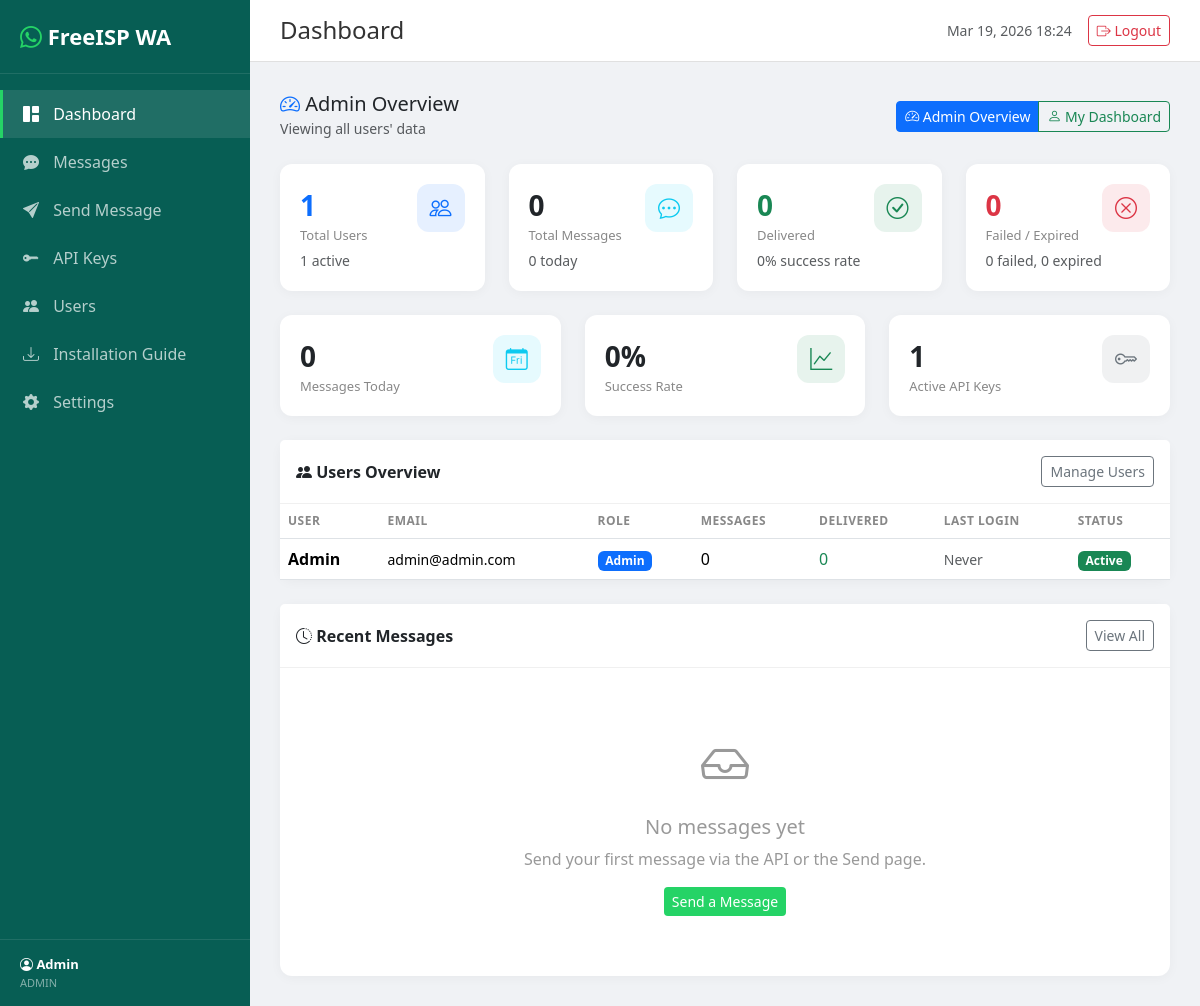
Page /server/dashboard.php (signed in) on the committed database.
### tables this page shows
CREATE TABLE IF NOT EXISTS users (
    id INT AUTO_INCREMENT PRIMARY KEY,
    name VARCHAR(100) NOT NULL,
    email VARCHAR(255) NOT NULL UNIQUE,
    password VARCHAR(255) NOT NULL,
    role ENUM('admin', 'user') DEFAULT 'user',
    is_active TINYINT(1) DEFAULT 1,
    whatsapp_type ENUM('whatsapp', 'whatsapp_business') DEFAULT 'whatsapp',
    last_login DATETIME NULL,
    created_at DATETIME DEFAULT CURRENT_TIMESTAMP,
    updated_at DATETIME DEFAULT CURRENT_TIMESTAMP ON UPDATE CURRENT_TIMESTAMP,
    INDEX idx_email (email)
);

### server/auth.php (called while the page is built, shortened)
<?php
function getCurrentUser() {
    $db = getDB();
    $stmt = $db->prepare('SELECT id, name, email, role, created_at, last_login FROM users WHERE id = ? AND is_active = 1');
    $stmt->execute([$_SESSION['user_id']]);
    return $stmt->fetch();
}
function isAdmin() {
    return isset($_SESSION['user_role']) && $_SESSION['user_role'] === 'admin';
}

### server/dashboard.php (the view, shortened to what this page needs)
<?php
require_once __DIR__ . '/auth.php';
require_once __DIR__ . '/layout.php';
$db = getDB();
$userId = $_SESSION['user_id'];
$isAdminUser = isAdmin();
$adminView = false;
if ($isAdminUser) {
    $adminView = ($_SESSION['dashboard_view'] ?? 'admin') === 'admin';
}
$showAll = $isAdminUser && $adminView;
$whereUser = $showAll ? '' : 'WHERE user_id = ?';
$params = $showAll ? [] : [$userId];
$stmt = $db->prepare("SELECT COUNT(*) as total FROM messages $whereUser");
$stmt->execute($params);
$totalMessages = $stmt->fetch()['total'];
$statuses = ['pending', 'sent', 'delivered', 'failed', 'expired'];
$statusCounts = [];
foreach ($statuses as $s) {
    $where = $showAll ? "WHERE status = ?" : "WHERE status = ? AND user_id = ?";
    $p = $showAll ? [$s] : [$s, $userId];
    $stmt = $db->prepare("SELECT COUNT(*) as cnt FROM messages $where");
    $stmt->execute($p);
    $statusCounts[$s] = $stmt->fetch()['cnt'];
}
$where = $showAll
    ? "WHERE DATE(created_at) = CURDATE()"
    : "WHERE DATE(created_at) = CURDATE() AND user_id = ?";
$p = $showAll ? [] : [$userId];
$stmt = $db->prepare("SELECT COUNT(*) as cnt FROM messages $where");
$stmt->execute($p);
$todayCount = $stmt->fetch()['cnt'];
$totalAttempted = $statusCounts['delivered'] + $statusCounts['failed'];
$successRate = $totalAttempted > 0 ? round(($statusCounts['delivered'] / $totalAttempted) * 100, 1) : 0;
$totalUsers = 0;
$activeUsers = 0;
if ($isAdminUser && $adminView) {
    $stmt = $db->query('SELECT COUNT(*) as cnt FROM users');
    $totalUsers = $stmt->fetch()['cnt'];
    $stmt = $db->query('SELECT COUNT(*) as cnt FROM users WHERE is_active = 1');
    $activeUsers = $stmt->fetch()['cnt'];
}
$where = $showAll ? '' : 'WHERE m.user_id = ?';
$stmt = $db->prepare("SELECT m.*, u.name as user_name FROM messages m LEFT JOIN users u ON m.user_id = u.id $where ORDER BY m.created_at DESC LIMIT 10");
$stmt->execute($params);
$recentMessages = $stmt->fetchAll();
$where = $showAll ? "WHERE is_active = 1" : "WHERE is_active = 1 AND user_id = ?";
$stmt = $db->prepare("SELECT COUNT(*) as cnt FROM api_keys $where");
$stmt->execute($params);
$activeKeys = $stmt->fetch()['cnt'];
renderHeader('Dashboard', 'dashboard');
?>
<?php if ($isAdminUser): ?>
<div class="d-flex justify-content-between align-items-center mb-4">
    <div>
        <?php if ($adminView): ?>
            <h5 class="mb-0"><i class="bi bi-speedometer2 text-primary"></i> Admin Overview</h5>
            <small class="text-muted">Viewing all users' data</small>
        <?php else: ?>
            <h5 class="mb-0"><i class="bi bi-person-circle text-success"></i> My Dashboard</h5>
            <small class="text-muted">Viewing your personal data</small>
        <?php endif; ?>
    </div>
    <div class="btn-group">
        <a href="?view=admin" class="btn btn-sm <?= $adminView ? 'btn-primary' : 'btn-outline-primary' ?>">
            <i class="bi bi-speedometer2"></i> Admin Overview
        </a>
        <a href="?view=personal" class="btn btn-sm <?= !$adminView ? 'btn-success' : 'btn-outline-success' ?>">
            <i class="bi bi-person"></i> My Dashboard
        </a>
    </div>
</div>
<?php endif; ?>
<div class="row g-4 mb-4">
    <?php if ($isAdminUser && $adminView): ?>
    <div class="col-sm-6 col-xl-3">
        <div class="card stat-card">
            <div class="card-body">
                <div class="d-flex justify-content-between align-items-start">
                    <div>
                        <div class="stat-value text-primary"><?= number_format($totalUsers) ?></div>
                        <div class="stat-label">Total Users</div>
                    </div>
                    <div class="stat-icon bg-primary bg-opacity-10 text-primary">
                        <i class="bi bi-people"></i>
                    </div>
                </div>
                <div class="small text-muted mt-1"><?= $activeUsers ?> active</div>
            </div>
        </div>
    </div>
    <div class="col-sm-6 col-xl-3">
        <div class="card stat-card">
            <div class="card-body">
                <div class="d-flex justify-content-between align-items-start">
                    <div>
                        <div class="stat-value"><?= number_format($totalMessages) ?></div>
                        <div class="stat-label">Total Messages</div>
                    </div>
                    <div class="stat-icon bg-info bg-opacity-10 text-info">
                        <i class="bi bi-chat-dots"></i>
                    </div>
                </div>
                <div class="small text-muted mt-1"><?= $todayCount ?> today</div>
            </div>
        </div>
    </div>
    <div class="col-sm-6 col-xl-3">
        <div class="card stat-card">
            <div class="card-body">
                <div class="d-flex justify-content-between align-items-start">
                    <div>
                        <div class="stat-value text-success"><?= number_format($statusCounts['delivered']) ?></div>
                        <div class="stat-label">Delivered</div>
                    </div>
                    <div class="stat-icon bg-success bg-opacity-10 text-success">
                        <i class="bi bi-check-circle"></i>
                    </div>
                </div>
                <div class="small text-muted mt-1"><?= $successRate ?>% success rate</div>
            </div>
        </div>
    </div>
    <div class="col-sm-6 col-xl-3">
        <div class="card stat-card">
            <div class="card-body">
                <div class="d-flex justify-content-between align-items-start">
                    <div>
                        <div class="stat-value text-danger"><?= number_format($statusCounts['failed'] + $statusCounts['expired']) ?></div>
                        <div class="stat-label">Failed / Expired</div>
                    </div>
                    <div class="stat-icon bg-danger bg-opacity-10 text-danger">
                        <i class="bi bi-x-circle"></i>
                    </div>
                </div>
                <div class="small text-muted mt-1"><?= $statusCounts['failed'] ?> failed, <?= $statusCounts['expired'] ?> expired</div>
            </div>
        </div>
    </div>
    <?php endif; ?>
</div>
<div class="row g-4 mb-4">
    <div class="col-sm-6 col-xl-4">
        <div class="card stat-card">
            <div class="card-body">
                <div class="d-flex justify-content-between align-items-start">
                    <div>
                        <div class="stat-value"><?= $todayCount ?></div>
                        <div class="stat-label">Messages Today</div>
                    </div>
                    <div class="stat-icon bg-info bg-opacity-10 text-info">
                        <i class="bi bi-calendar-day"></i>
                    </div>
                </div>
            </div>
        </div>
    </div>
    <div class="col-sm-6 col-xl-4">
        <div class="card stat-card">
            <div class="card-body">
                <div class="d-flex justify-content-between align-items-start">
                    <div>
                        <div class="stat-value"><?= $successRate ?>%</div>
                        <div class="stat-label">Success Rate</div>
                    </div>
                    <div class="stat-icon bg-success bg-opacity-10 text-success">
                        <i class="bi bi-graph-up"></i>
                    </div>
                </div>
            </div>
        </div>
    </div>
    <div class="col-sm-6 col-xl-4">
        <div class="card stat-card">
            <div class="card-body">
                <div class="d-flex justify-content-between align-items-start">
                    <div>
                        <div class="stat-value"><?= $activeKeys ?></div>
                        <div class="stat-label">Active API Keys</div>
                    </div>
                    <div class="stat-icon bg-secondary bg-opacity-10 text-secondary">
                        <i class="bi bi-key"></i>
                    </div>
                </div>
            </div>
        </div>
    </div>
</div>
<?php if ($isAdminUser && $adminView): ?>
<?php
$stmt = $db->query('SELECT u.id, u.name, u.email, u.role, u.is_active, u.last_login, u.created_at,
    (SELECT COUNT(*) FROM messages WHERE user_id = u.id) as total_messages,
    (SELECT COUNT(*) FROM messages WHERE user_id = u.id AND status = "delivered") as delivered,
    (SELECT COUNT(*) FROM messages WHERE user_id = u.id AND status = "pending") as pending_msgs
    FROM users u ORDER BY u.created_at DESC LIMIT 10');
$usersList = $stmt->fetchAll();
?>
<div class="card mb-4">
    <div class="card-header d-flex justify-content-between align-items-center py-3">
        <span><i class="bi bi-people-fill"></i> Users Overview</span>
        <a href="users.php" class="btn btn-sm btn-outline-secondary">Manage Users</a>
    </div>
    <div class="card-body p-0">
        <div class="table-responsive">
            <table class="table table-hover mb-0">
                <thead>
                    <tr>
                        <th>User</th>
                        <th>Email</th>
                        <th>Role</th>
                        <th>Messages</th>
                        <th>Delivered</th>
                        <th>Last Login</th>
                        <th>Status</th>
                    </tr>
                </thead>
                <tbody>
                    <?php foreach ($usersList as $u): ?>
                    <tr>
                        <td><strong><?= htmlspecialchars($u['name']) ?></strong></td>
                        <td class="small"><?= htmlspecialchars($u['email']) ?></td>
                        <td><span class="badge bg-<?= $u['role'] === 'admin' ? 'primary' : 'secondary' ?>"><?= ucfirst($u['role']) ?></span></td>
                        <td><?= number_format($u['total_messages']) ?></td>
                        <td class="text-success"><?= number_format($u['delivered']) ?></td>
                        <td class="small text-muted"><?= $u['last_login'] ? date('M d H:i', strtotime($u['last_login'])) : 'Never' ?></td>
                        <td>
                            <?php if ($u['is_active']): ?>
                                <span class="badge bg-success">Active</span>
                            <?php else: ?>
                                <span class="badge bg-danger">Disabled</span>
                            <?php endif; ?>
                        </td>
                    </tr>
                    <?php endforeach; ?>
                </tbody>
            </table>
        </div>
    </div>
</div>
<?php endif; ?>
<div class="card">
    <div class="card-header d-flex justify-content-between align-items-center py-3">
        <span><i class="bi bi-clock-history"></i> Recent Messages</span>
        <a href="messages.php" class="btn btn-sm btn-outline-secondary">View All</a>
    </div>
    <div class="card-body p-0">
        <?php if (empty($recentMessages)): ?>
        <div class="empty-state">
            <i class="bi bi-inbox"></i>
            <h5>No messages yet</h5>
            <p>Send your first message via the API or the Send page.</p>
            <a href="send.php" class="btn btn-wa btn-sm">Send a Message</a>
        </div>
        <?php endif; ?>
    </div>
</div>
<?php renderFooter(); ?>

### server/layout.php (shortened to what this page needs)
<?php
function renderHeader($title, $activePage = '') {
    $user = getCurrentUser();
    ?>
<!DOCTYPE html>
<html lang="en">
<head>
    <link href="https://cdn.jsdelivr.net/npm/bootstrap@5.3.2/dist/css/bootstrap.min.css" rel="stylesheet">
    <link href="https://cdn.jsdelivr.net/npm/bootstrap-icons@1.11.2/font/bootstrap-icons.css" rel="stylesheet">
</head>
<body>
    <nav class="sidebar" id="sidebar">
        <div class="brand">
            <i class="bi bi-whatsapp"></i> <?= APP_NAME ?>
        </div>
        <div class="mt-3">
            <a href="dashboard.php" class="nav-link <?= $activePage === 'dashboard' ? 'active' : '' ?>">
                <i class="bi bi-grid-1x2-fill"></i> Dashboard
            </a>
            <a href="messages.php" class="nav-link <?= $activePage === 'messages' ? 'active' : '' ?>">
                <i class="bi bi-chat-dots-fill"></i> Messages
            </a>
            <a href="send.php" class="nav-link <?= $activePage === 'send' ? 'active' : '' ?>">
                <i class="bi bi-send-fill"></i> Send Message
            </a>
            <a href="api-keys.php" class="nav-link <?= $activePage === 'apikeys' ? 'active' : '' ?>">
                <i class="bi bi-key-fill"></i> API Keys
            </a>
            <?php if (isAdmin()): ?>
            <a href="users.php" class="nav-link <?= $activePage === 'users' ? 'active' : '' ?>">
                <i class="bi bi-people-fill"></i> Users
            </a>
            <?php endif; ?>
            <a href="installation.php" class="nav-link <?= $activePage === 'installation' ? 'active' : '' ?>">
                <i class="bi bi-download"></i> Installation Guide
            </a>
            <a href="settings.php" class="nav-link <?= $activePage === 'settings' ? 'active' : '' ?>">
                <i class="bi bi-gear-fill"></i> Settings
            </a>
        </div>
        <div class="sidebar-footer">
            <div class="user-info">
                <div class="name"><i class="bi bi-person-circle"></i> <?= htmlspecialchars($user['name'] ?? 'User') ?></div>
                <div class="role"><?= htmlspecialchars($user['role'] ?? 'user') ?></div>
            </div>
        </div>
    </nav>
    <div class="main-content">
        <div class="topbar">
            <div>
                <h4 class="d-inline"><?= htmlspecialchars($title) ?></h4>
            </div>
            <div class="d-flex align-items-center gap-3">
                <span class="text-muted small"><?= date('M d, Y H:i') ?></span>
                <a href="logout.php" class="btn btn-outline-danger btn-sm"><i class="bi bi-box-arrow-right"></i> Logout</a>
            </div>
        </div>
        <div class="content-body">
    <?php
}
function renderFooter() {
    ?>
        </div>
    </div>
</body>
</html>
    <?php
}

### rows in the picture
users: name "Admin", role "ADMIN", email "admin@admin.com", role "Admin", total_messages "0", delivered "0", shows "Never", is_active "Active"

### other values in the picture
APP_NAME "FreeISP WA"
$title "Dashboard"
$totalUsers "1"
$activeUsers "1"
$totalMessages "0"
$todayCount "0"
$statusCounts['delivered'] "0"
$successRate "0"
$statusCounts['failed'] + $statusCounts['expired'] "0"
$statusCounts['failed'] "0"
$statusCounts['expired'] "0"
$activeKeys "1"
